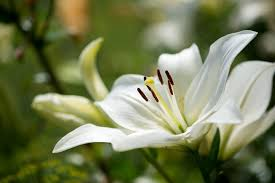
#> input picture IP LAB/img1.jpeg, 275 x 183 px
$ python transformation.py
#> lines starting #> are read from the running program, lines starting #| are printed output that depends on the picture
import cv2
import matplotlib
matplotlib.use('TKAgg')
import matplotlib.pyplot as plt
image=cv2.imread('img1.jpeg')
#> image is the input picture: shape (183, 275, 3); mean B, G, R 84.1, 123.4, 116.4
plt.figure(figsize=(12,8))
plt.subplot(241)
plt.imshow(cv2.cvtColor(image,cv2.COLOR_BGR2RGB))
plt.axis('off')

plt.subplot(242)
resized_image=cv2.resize(image,(200,200))
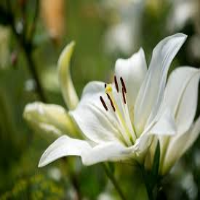
#> resized_image: shape (200, 200, 3); mean B, G, R 84, 123.3, 116.3
plt.imshow(cv2.cvtColor(resized_image,cv2.COLOR_BGR2RGB))
plt.axis('off')


plt.subplot(243)
rotated_image=cv2.rotate(image,cv2.ROTATE_90_CLOCKWISE)
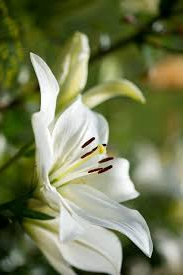
#> rotated_image: shape (275, 183, 3); mean B, G, R 84.1, 123.4, 116.4
plt.imshow(cv2.cvtColor(rotated_image,cv2.COLOR_BGR2RGB))
plt.axis('off')


plt.subplot(244)
flipped_horizontal=cv2.flip(image,1)
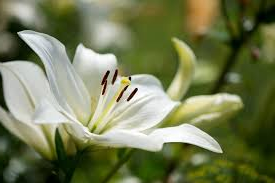
#> flipped_horizontal: shape (183, 275, 3); mean B, G, R 84.1, 123.4, 116.4
plt.imshow(cv2.cvtColor(flipped_horizontal,cv2.COLOR_BGR2RGB))
plt.axis('off')


plt.subplot(245)
fipped_vertical=cv2.flip(image,0)
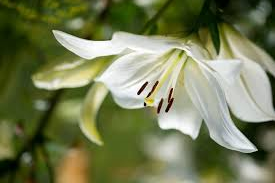
#> fipped_vertical: shape (183, 275, 3); mean B, G, R 84.1, 123.4, 116.4
plt.imshow(cv2.cvtColor(fipped_vertical,cv2.COLOR_BGR2RGB))
plt.axis('off')


plt.subplot(246)
grayscale_image=cv2.cvtColor(image,cv2.COLOR_BGR2GRAY)
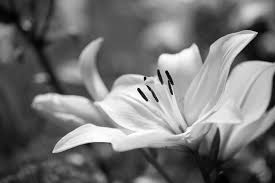
#> grayscale_image: shape (183, 275); min 1, max 255, mean 116.8
plt.imshow(grayscale_image,cmap='gray')
plt.axis('off')

plt.subplot(247)
blurred_image=cv2.GaussianBlur(image,(15,15),0)
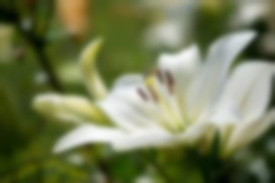
#> blurred_image: shape (183, 275, 3); mean B, G, R 84.1, 123.4, 116.4
plt.imshow(cv2.cvtColor(blurred_image,cv2.COLOR_BGR2RGB))
plt.axis('off')
plt.show()
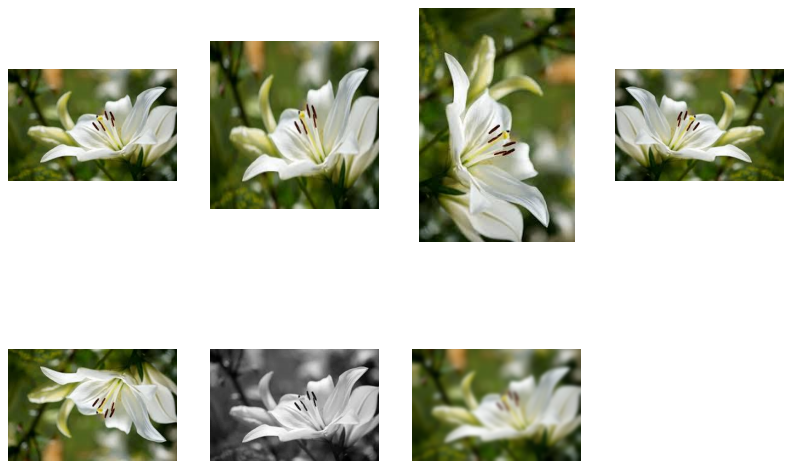
#> figure drawn by matplotlib, 7 panels

$ run again, with IP LAB/img2.jpeg copied over IP LAB/img1.jpeg
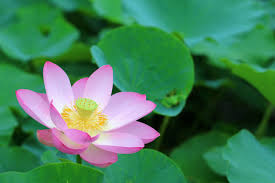
#> input picture IP LAB/img2.jpeg, 275 x 183 px
#> image is the input picture: shape (183, 275, 3); mean B, G, R 90.1, 126, 68.1
#> `grayscale_image=cv2.cvtColor(image,cv2.COLOR_BGR2GRAY)`:
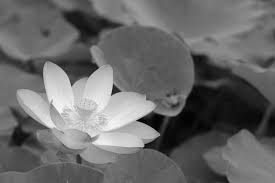
#> grayscale_image: shape (183, 275); min 0, max 252, mean 104.6
#> `blurred_image=cv2.GaussianBlur(image,(15,15),0)`:
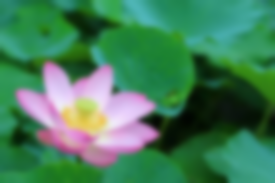
#> blurred_image: shape (183, 275, 3); mean B, G, R 90.1, 126, 68.1

$ run again, with IP LAB/img3.jpeg copied over IP LAB/img1.jpeg
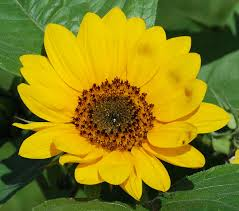
#> input picture IP LAB/img3.jpeg, 239 x 211 px
#> image is the input picture: shape (211, 239, 3); mean B, G, R 21.9, 127.9, 136.6
#> `grayscale_image=cv2.cvtColor(image,cv2.COLOR_BGR2GRAY)`:
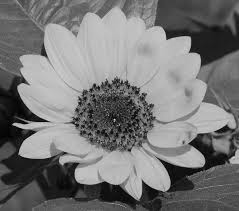
#> grayscale_image: shape (211, 239); min 1, max 224, mean 118.4
#> `blurred_image=cv2.GaussianBlur(image,(15,15),0)`:
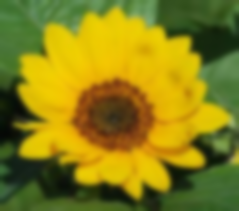
#> blurred_image: shape (211, 239, 3); mean B, G, R 21.9, 127.9, 136.6

$ run again, with IP LAB/img4.jpeg copied over IP LAB/img1.jpeg
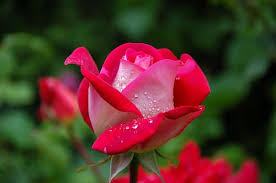
#> input picture IP LAB/img4.jpeg, 276 x 183 px
#> image is the input picture: shape (183, 276, 3); mean B, G, R 39.6, 51.5, 82.9
#> `blurred_image=cv2.GaussianBlur(image,(15,15),0)`:
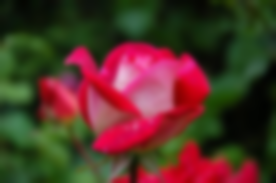
#> blurred_image: shape (183, 276, 3); mean B, G, R 39.6, 51.5, 82.9
